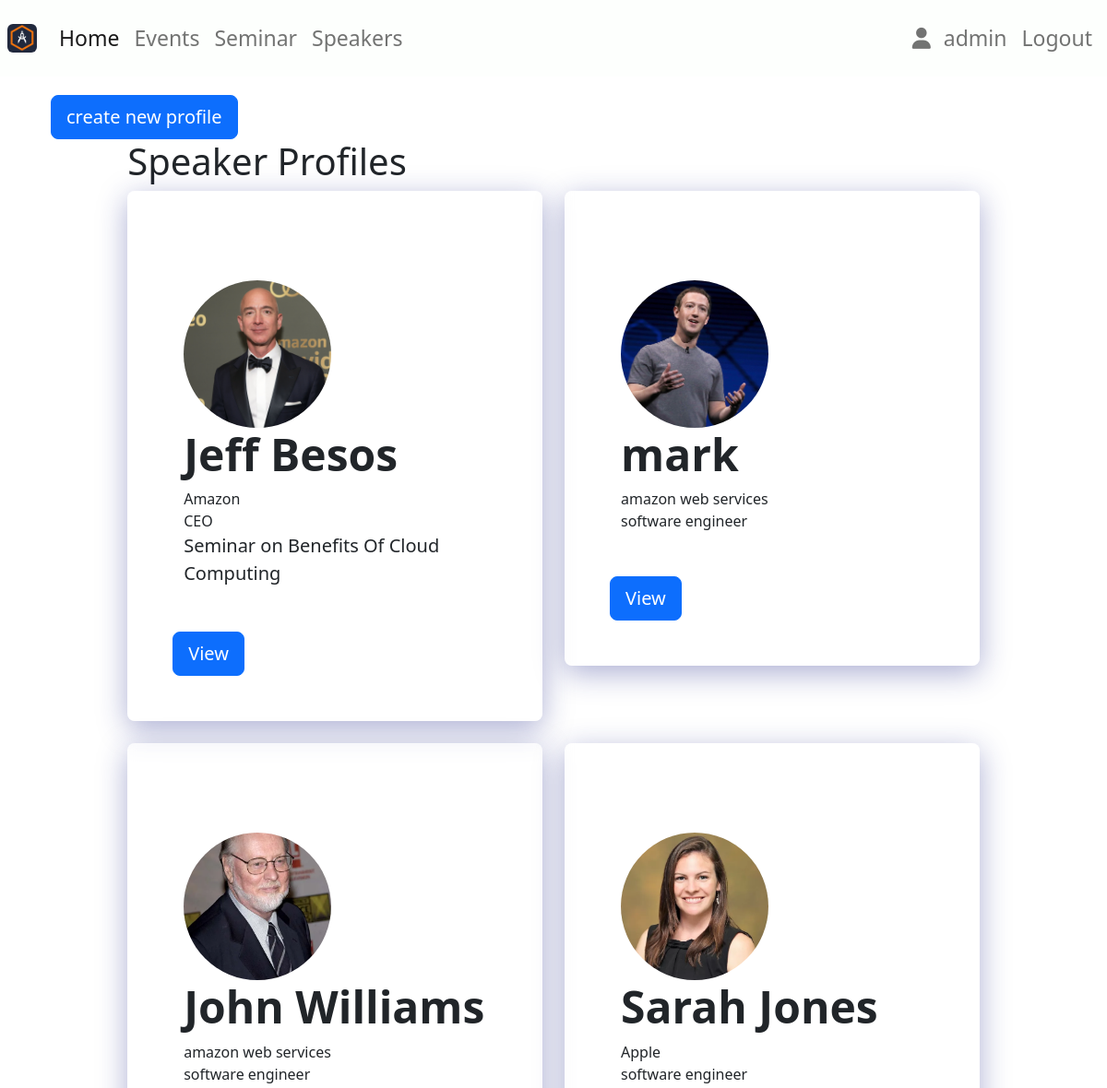
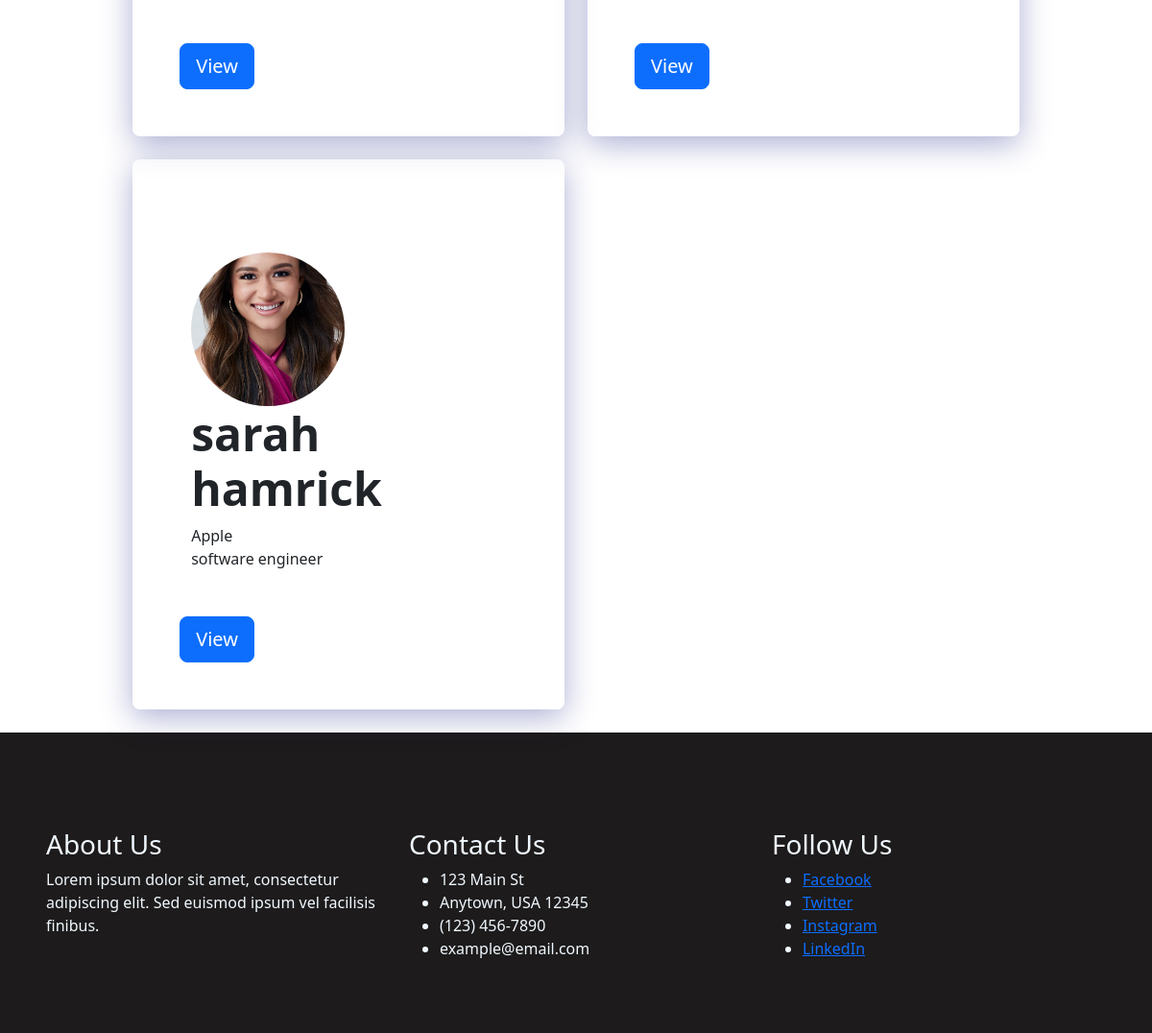
Before: /speaker/profiles (signed in) with the older database file (2 pictures, top to bottom).
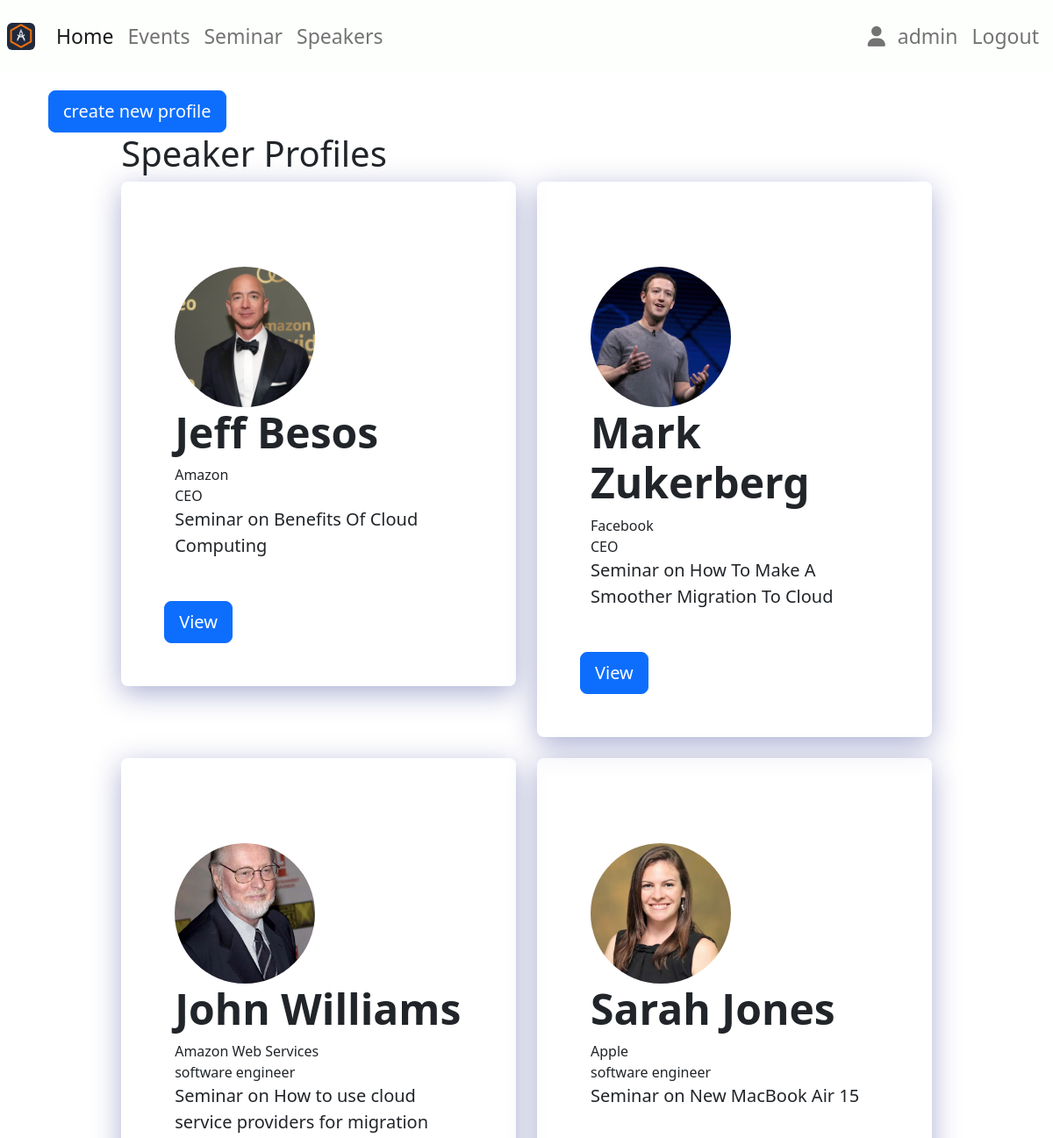
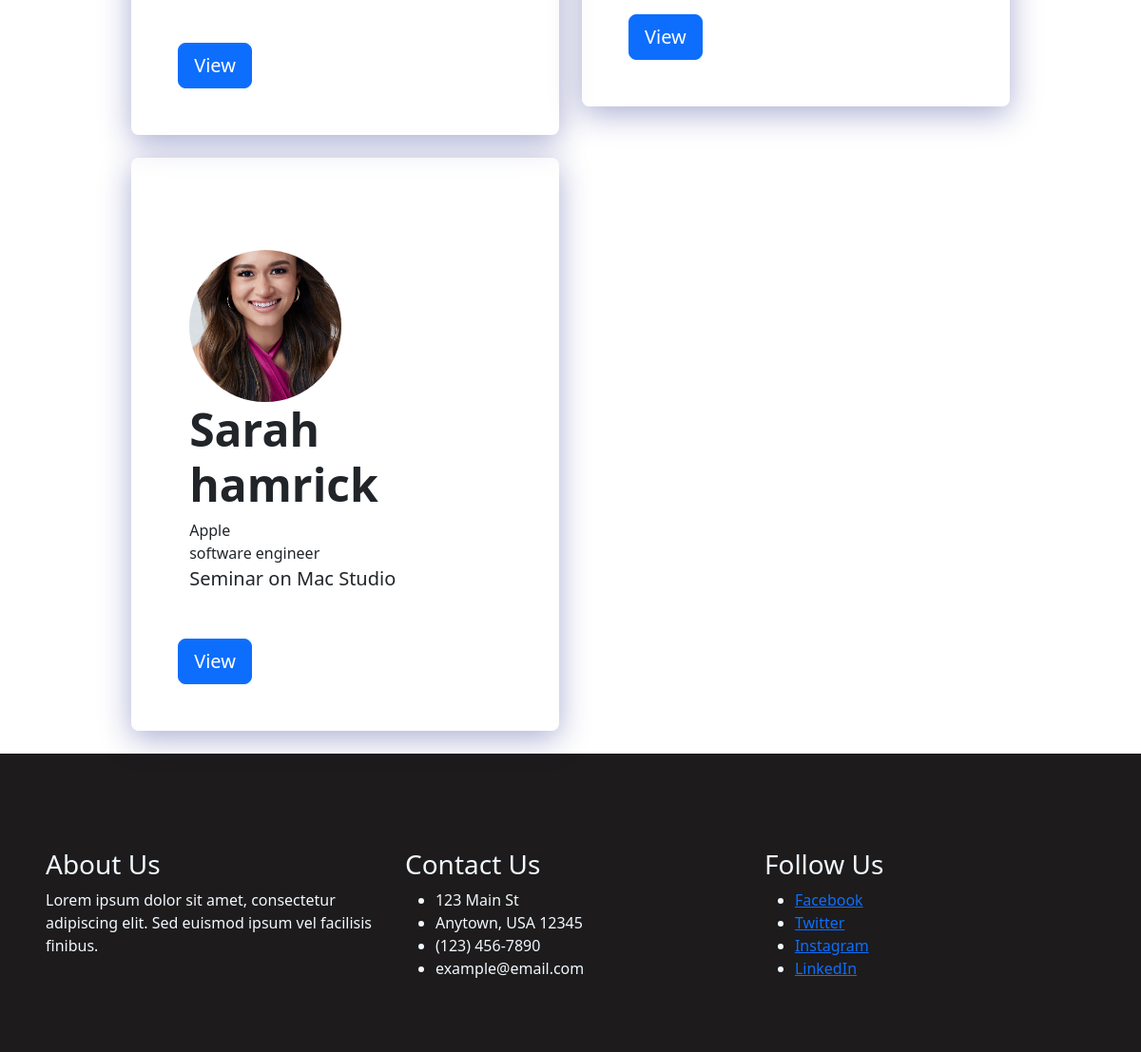
After: the same page with the newer database file (2 pictures, top to bottom).
### database.py (models this page shows, shortened)
class Speakerprofiles(Base):
    __tablename__ = 'speakerprofiles'
    id = Column(Integer, primary_key=True)
    user_id = Column(Integer, ForeignKey('users.id'))
    name = Column(String(64), nullable=False)
    occupation = Column(String(255), nullable=False)
    company = Column(String(64), nullable=False)
    profile_image=Column(String(255), nullable=False)
    linkedin = Column(String(255), nullable=False, default="https://www.linkedin.com/")
    gender = Column(String(2), default='M')
    seminar = Column(ForeignKey('seminars.id'))
    created_at = Column(DateTime, default=datetime.now)
    updated_at = Column(DateTime, default=datetime.now, onupdate=datetime.now)
    class Meta:
        ordering = ('-created_at',)
        verbose_name = 'Speakerprofile'
        verbose_name_plural = 'Speakerprofiles'

class Seminar(Base):
    __tablename__ = 'seminars'
    id = Column(Integer, primary_key=True)
    user_id = Column(Integer, ForeignKey('users.id'))
    topic = Column(String(64), nullable=False)
    sem_description = Column(String(255), nullable=False)
    sem_date= Column(DateTime, nullable=False)
    sem_time= Column(DateTime, nullable=False)
    address = Column(String(64), nullable=False)
    notes = Column(String(255), nullable=False)
    event = Column(ForeignKey('events.id'))
    created_at = Column(DateTime, default=datetime.now)
    updated_at = Column(DateTime, default=datetime.now, onupdate=datetime.now)
    class Meta:
        ordering = ('-created_at',)
        verbose_name = 'Seminar'
        verbose_name_plural = 'Seminars'

### app.py (the view)
@app.route('/speaker/profiles', methods=[ 'GET', 'POST'])
def speakerprofiles():
    if session.get('isauth'):
        speakers = db_get_all(Speakerprofiles )
        seminars = db_get_all(Seminar)
        return render_template('speaker.html',  seminars=seminars, speakers=speakers)
    else:
        flash('Please login to continue', 'danger')
        return redirect(url_for('index'))

### database.py (called while the page is built)
def opendb():
    engine = create_engine(DB_URL)
    Base.metadata.create_all(engine)
    session_factory = sessionmaker(bind=engine)
    Session = scoped_session(session_factory)
    return Session()

### db_helper.py (called while the page is built)
def db_get_all(cls):
    session = opendb()
    objs = session.query(cls).all()
    session.close()
    return objs

### templates/speaker.html (shortened to what this page needs)
{% extends 'base.html' %}
{% block content %}
{% if session.isadmin %}
<div class="container">
  <button type="button" class="btn btn-primary btn-lg" data-bs-toggle="modal" data-bs-target="#speakerprofilesModal">
    create new profile
  </button>
</div>
{% endif %}
<div class="container">
  <div class="row justify-content-center align-items-center g-2">
    <div class="col-md-10 mx-auto " >
      <h1>Speaker Profiles</h1>
      <div class="row">
        {% for s in speakers %}
        <div class="col-md-6">
          <div class="p-5 mb-4 card-glass rounded-3">
            <div class="container-fluid py-5">
              <img src="/{{s.profile_image}}" class="img-fluid rounded-circle" alt="/{{s.profile_image}}" style="aspect-ratio: 1/1; height: 10rem; width: 10rem; object-fit: cover;">
              <h1 class="display-5 fw-bold">{{s.name}}</h1>
              <div  class="">{{s.company}}</div>
              <div  class="">{{s.occupation}}</div>
              {% for sem in seminars %}
              {% if sem.id == s.seminar %}
              <div  class="lead">Seminar on <b>{{sem.topic}}</b></div>
              {% endif %}
              {% endfor %}
            </div>
            <a class="btn btn-primary btn-lg" href="/speakerprofile/detail/{{s.id}}">View</a>
          </div>
        </div>
        {% endfor %}
      </div>
    </div>
  </div>
</div>
{% endblock %}

### templates/base.html (shortened to what this page needs)
<!doctype html>
<html lang="en">
<head>
    <link href="https://cdn.jsdelivr.net/npm/bootstrap@5.2.1/dist/css/bootstrap.min.css" rel="stylesheet"
>
    <link rel="stylesheet" href="https://cdnjs.cloudflare.com/ajax/libs/font-awesome/5.15.4/css/all.min.css">
</head>
<body>
    <header>
        {% include 'navbar.html' %}
    </header>
    <main>
        {% block content %}{% endblock %}
    </main>
    <footer>
        {% include 'footer.html' %}
    </footer>
</body>

### templates/navbar.html (shortened to what this page needs)
<nav class="navbar navbar-expand-sm navbar-light" style="background-color: #fdfffd; ">
    <div class="container-fluid p-2" style="font-size: 23px ;  " >
        <a class="navbar-brand" >
            <img src="/static/uploads/logo_v2.png" class="img-fluid rounded" width="32" alt="">
        </a>
        <div class="collapse navbar-collapse" id="collapsibleNavId">
            <ul class="navbar-nav me-auto mt-2 mt-lg-0">
                <li class="nav-item" >
                    <a class="nav-link active" href="/home" aria-current="page">Home </a>
                </li>
                <li class="nav-item">
                    <a class="nav-link" href="/events">Events</a>
                </li>
                <li class="nav-item">
                    <a class="nav-link" href="/seminar">Seminar</a>
                </li>
                <li class="nav-item">
                    <a class="nav-link" href="/speaker/profiles">Speakers</a>
                </li>
            </ul>
            <ul class="navbar-nav">
                {% if session.isauth %}
                <li class="nav-item">
                    <a class="nav-link " href="/profile">
                        <i class="fas fa-user px-2"></i>
                        {{session.user_name}}
                    </a>
                </li>
                <li class="nav-item">
                    <a class="nav-link" href="/logout">Logout</a>
                </li>
                {% endif %}
            </ul>
        </div>
    </div>
</nav>

### templates/footer.html (shortened to what this page needs)
<body>
  <div class="content">
  </div>
<footer>
  <div class="container">
    <div class="row">
      <div class="col-sm-12 col-md-4">
        <h3>About Us</h3>
        <p>Lorem ipsum dolor sit amet, consectetur adipiscing elit. Sed euismod ipsum vel facilisis finibus.</p>
      </div>
      <div class="col-sm-12 col-md-4">
        <h3>Contact Us</h3>
        <ul>
          <li>123 Main St</li>
          <li>Anytown, USA 12345</li>
          <li>(123) 456-7890</li>
          <li>example@email.com</li>
        </ul>
      </div>
      <div class="col-sm-12 col-md-4">
        <h3>Follow Us</h3>
        <ul>
          <li><a href="#">Facebook</a></li>
          <li><a href="#">Twitter</a></li>
          <li><a href="#">Instagram</a></li>
          <li><a href="#">LinkedIn</a></li>
        </ul>
      </div>
    </div>
  </div>
</footer>
</body>

### templates/base.html (style rules this page uses)
main { min-height: 100vh; }

### templates/speaker.html (style rules this page uses)
button { margin-top: 20px; margin-left: 10px; position: center; }
body { background-image: url(https://wallpaperaccess.com/full/1156791.jpg); background-repeat: no-repeat; background-size: cover; }
.card-glass { background: rgba( 255, 255, 255, 0.25 ); box-shadow: 0 8px 32px 0 rgba( 31, 38, 135, 0.37 ); backdrop-filter: blur( 4px ); -webkit-backdrop-filter: blur( 4px ); border-radius: 10px; border: 1px solid rgba( 255, 255, 255, 0.18 ); }

### templates/footer.html (style rules this page uses)
.content { min-height: 100%; padding-bottom: 60px; scroll-behavior: smooth; }
footer { bottom: 0; width: 100%; background-color: #1d1b1b; padding: 20px 0; color: aliceblue; }
.container { max-width: 1140px; margin: 0 auto; padding: 0 15px; }
.row { display: flex; flex-wrap: wrap; }
.col-sm-12 { width: 100%; margin-bottom: 20px; }
@media (min-width: 768px) { .col-md-4 { width: 33.33%; padding: 0 15px; } }

Changed rows visible on the page:
changed Speakerprofiles: gains Seminar (topic "How To Make A Smoother Migration To Cloud"); name "mark" → "Mark Zukerberg"; company "amazon web services" → "Facebook"; occupation "software engineer" → "CEO"
changed Speakerprofiles "John Williams": gains Seminar (topic "How to use cloud service providers for migration"); company "amazon web services" → "Amazon Web Services"
changed Speakerprofiles "Sarah Jones": gains Seminar (topic "New MacBook Air 15")
changed Speakerprofiles: gains Seminar (topic "Mac Studio"); name "sarah hamrick" → "Sarah hamrick"
